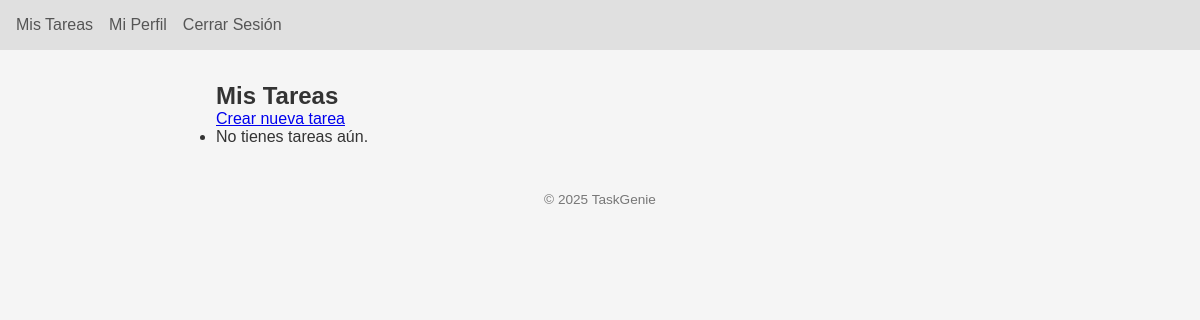
Page /tareas/ (signed in) on the earlier database version.
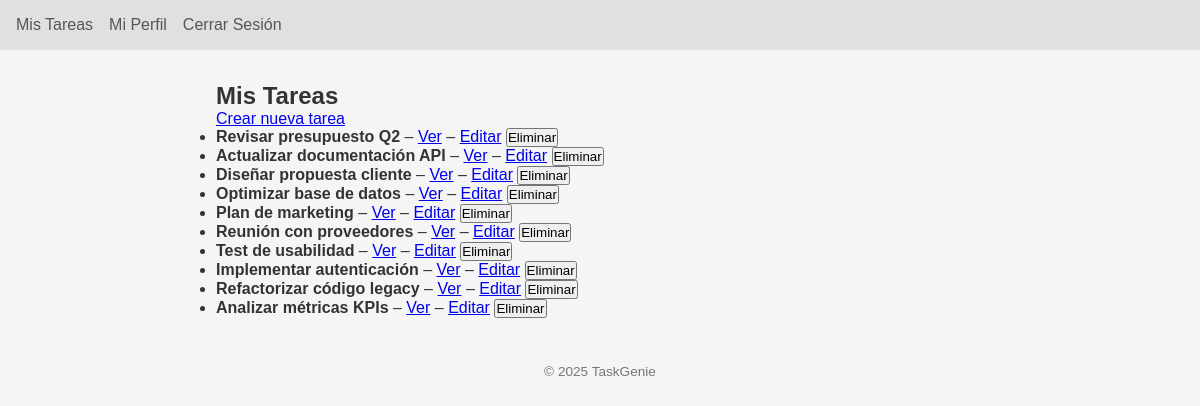
Same page on the later database version.
### app/models.py (models this page shows, shortened)
class Tarea(db.Model):
    __tablename__ = "tareas"
    id               = db.Column(db.Integer, primary_key=True)
    titulo           = db.Column(db.String(100), nullable=False)
    descripcion      = db.Column(db.Text, nullable=True)
    completada       = db.Column(db.Boolean, default=False)
    fecha_creacion   = db.Column(db.Date, default=date.today)
    fecha_entrega    = db.Column(db.Date, nullable=True)
    user_id          = db.Column(db.Integer, db.ForeignKey("usuarios.id"), nullable=False)
    importancia_id   = db.Column(db.String(2), db.ForeignKey("tb_importancia.cod_id"), nullable=True)
    estado_id        = db.Column(db.String(2), db.ForeignKey("tb_estado_tarea.cod_id"), nullable=True)
    asignado_a_id    = db.Column(db.Integer, db.ForeignKey("usuarios.id"), nullable=True)
    calificacion_id  = db.Column(db.Integer, db.ForeignKey("tb_tarea_calificada.cod_id_califica"), nullable=True)
    usuario        = db.relationship(
        "Usuario",
        foreign_keys=[user_id],
        back_populates="tareas_creadas"
    )
    asignado_a     = db.relationship(
        "Usuario",
        foreign_keys=[asignado_a_id],
        back_populates="tareas_recibidas"
    )
    importancia    = db.relationship(
        "Importancia",
        back_populates="tareas"
    )
    estado         = db.relationship(
        "EstadoTarea",
        back_populates="tareas"
    )
    calificaciones = db.relationship(
        "TareaCalificada",
        back_populates="tarea",
        cascade="all, delete-orphan",
        foreign_keys="[TareaCalificada.cod_id_tarea]"
    )

### app/blueprints/tareas/routes.py (the view)
@tareas_bp.route("/", methods=["GET"])
@login_required
def listado():
    tareas = Tarea.query.filter_by(user_id=current_user.id).all()
    return render_template("tareas/listado.html", tareas=tareas)

### app/extensions.py (called while the page is built)
@login_manager.user_loader
def load_user(user_id: str):
    from app.models import Usuario
    return db.session.get(Usuario, int(user_id))

### app/blueprints/tareas/templates/tareas/listado.html (shortened to what this page needs)
 {% extends
'base.html' %} {% block title %}Mis Tareas{% endblock %} {% block content %}
<h2>Mis Tareas</h2>
<p><a href="{{ url_for('tareas.nueva') }}">Crear nueva tarea</a></p>
<ul>
  {% for t in tareas %}
  <li>
    <strong>{{ t.titulo }}</strong>
    {% if t.completada %}(Completada){% endif %} –
    <a href="{{ url_for('tareas.detalle', tarea_id=t.id) }}">Ver</a> –
    <a href="{{ url_for('tareas.editar', tarea_id=t.id) }}">Editar</a>
    <form
      action="{{ url_for('tareas.eliminar', tarea_id=t.id) }}"
      method="post"
      style="display: inline"
    >
      <button type="submit">Eliminar</button>
    </form>
  </li>
  {% else %}
  <li>No tienes tareas aún.</li>
  {% endfor %}
</ul>
{% endblock %}

Differences in the rows shown:
added Tarea: titulo "Revisar presupuesto Q2"
added Tarea: titulo "Actualizar documentación API"
added Tarea: titulo "Diseñar propuesta cliente"
added Tarea: titulo "Optimizar base de datos"
added Tarea: titulo "Plan de marketing"
added Tarea: titulo "Reunión con proveedores"
added Tarea: titulo "Test de usabilidad"
added Tarea: titulo "Implementar autenticación"
added Tarea: titulo "Refactorizar código legacy"
added Tarea: titulo "Analizar métricas KPIs"
Other differences:
text no longer shown: "No tienes tareas aún."
